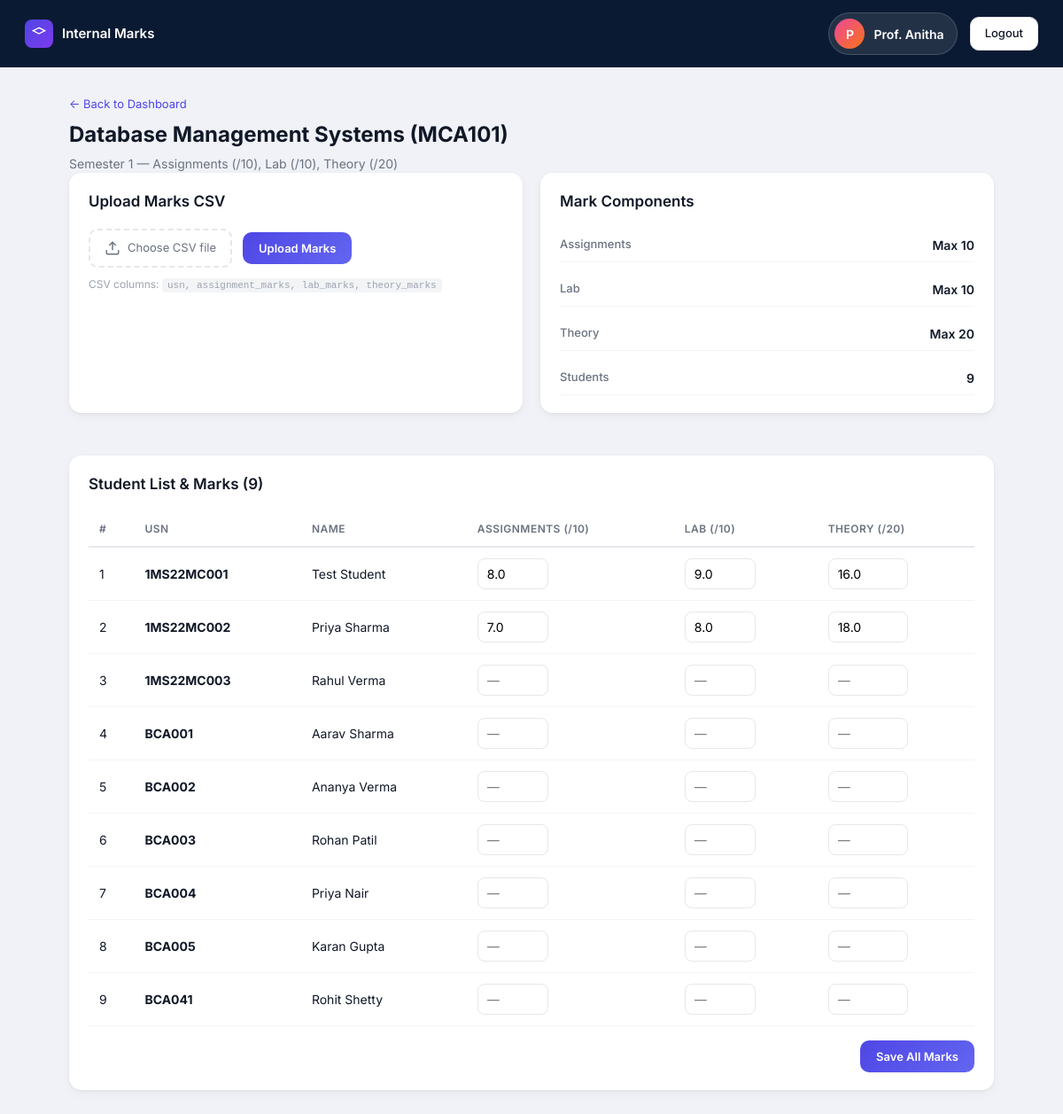
The app's page /faculty/subject/4/marks (signed in), older data.
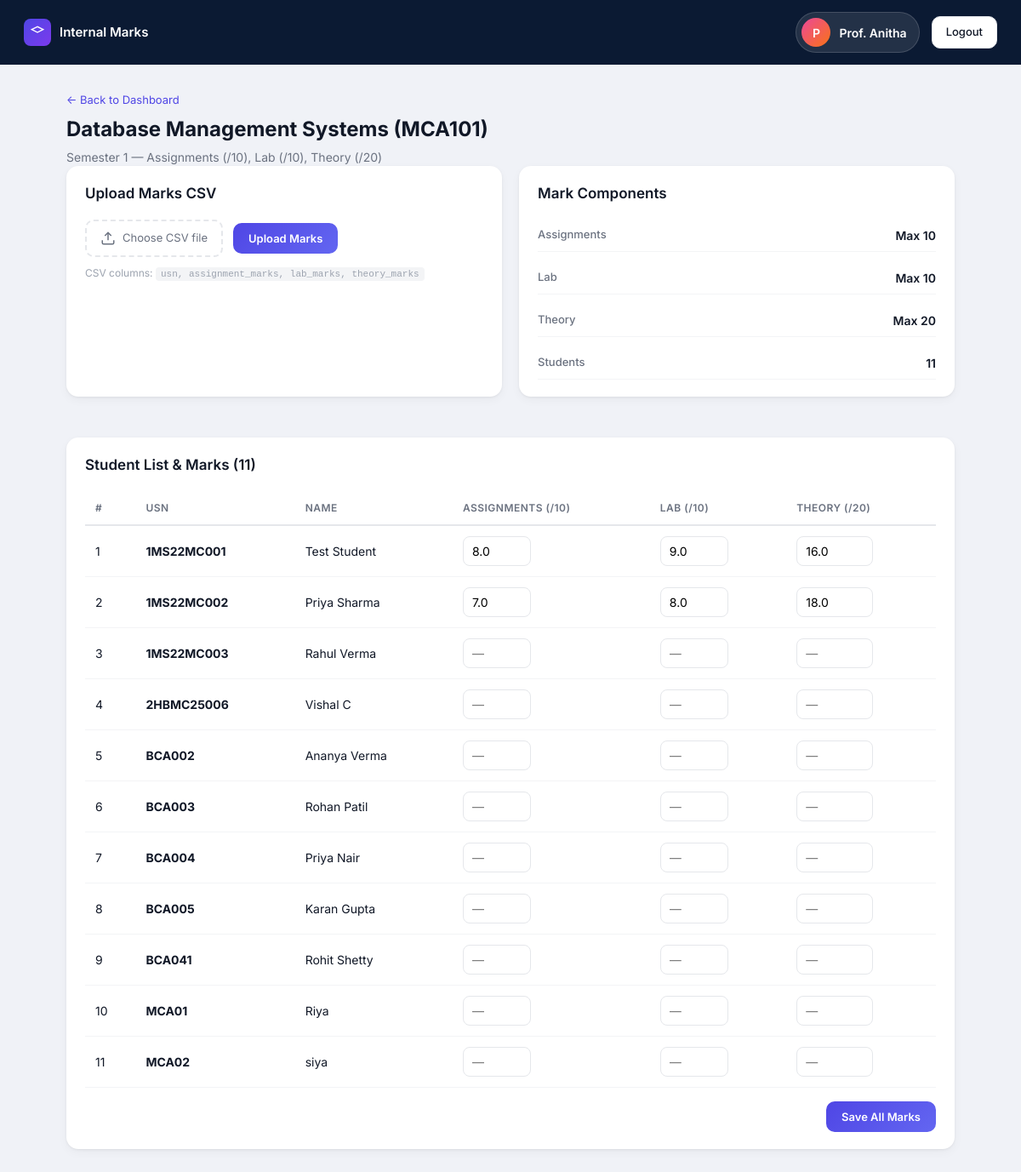
The same page, newer data.
### tables this page shows
CREATE TABLE marks (
            id INTEGER PRIMARY KEY AUTOINCREMENT,
            student_id INTEGER NOT NULL,
            subject_id INTEGER NOT NULL,
            marks REAL,
            updated_at TEXT NOT NULL, assignment_marks REAL, lab_marks REAL,
            UNIQUE(student_id, subject_id),
            FOREIGN KEY (student_id) REFERENCES students(id) ON DELETE CASCADE,
            FOREIGN KEY (subject_id) REFERENCES subjects(id) ON DELETE CASCADE
        );

CREATE TABLE students (
            id INTEGER PRIMARY KEY AUTOINCREMENT,
            usn TEXT UNIQUE NOT NULL,
            name TEXT NOT NULL,
            email TEXT NOT NULL,
            semester INTEGER NOT NULL DEFAULT 1,
            department TEXT NOT NULL DEFAULT 'MCA',
            password TEXT NOT NULL,
            created_at TEXT NOT NULL
        );

### app.py (the view, shortened to what this page needs)
@app.route("/faculty/subject/<int:subject_id>/marks", methods=["GET", "POST"])
@faculty_required
def faculty_subject_marks(subject_id):
    faculty_id = session["user_id"]
    if not db.faculty_owns_subject(faculty_id, subject_id):
        flash("You are not allocated to this subject.", "error")
        return redirect(url_for("faculty_dashboard"))
    subject = db.get_subject_by_id(subject_id)
    if not subject:
        flash("Subject not found.", "error")
        return redirect(url_for("faculty_dashboard"))
    students = db.get_students_for_subject(subject_id)
    return render_template(
        "faculty_subject_marks.html",
        faculty=db.get_faculty_by_id(faculty_id),
        subject=subject,
        students=students,
    )

### app.py (called while the page is built)
def faculty_required(f):
    @wraps(f)
    def decorated(*args, **kwargs):
        if not session.get("logged_in") or session.get("role") != "faculty":
            return redirect(url_for("faculty_login"))
        return f(*args, **kwargs)
    return decorated

### database.py (called while the page is built)
def get_faculty_by_id(faculty_id):
    stmt = select(faculties).where(faculties.c.id == faculty_id)
    with engine.connect() as conn:
        row = conn.execute(stmt).mappings().first()
    return dict(row) if row else None

def faculty_owns_subject(faculty_id, subject_id):
    stmt = select(allocations.c.id).where(and_(allocations.c.faculty_id == faculty_id, allocations.c.subject_id == subject_id))
    with engine.connect() as conn:
        row = conn.execute(stmt).first()
    return row is not None

def get_subject_by_id(subject_id):
    stmt = select(subjects).where(subjects.c.id == subject_id)
    with engine.connect() as conn:
        row = conn.execute(stmt).mappings().first()
    return dict(row) if row else None

### templates/faculty_subject_marks.html (shortened to what the changed rows need)
{% extends "base.html" %}
{% from "partials/flash.html" import flash_messages %}
{% block body %}
<div class="user-layout">
    <main class="user-main">
        <h1>{{ subject.name }} ({{ subject.code }})</h1>
        <div class="management-grid">
            <section class="panel">
                <div class="panel-header"><h2>Upload Marks CSV</h2></div>
            </section>
            <section class="panel info-panel">
                <div class="panel-header"><h2>Mark Components</h2></div>
                <div class="profile-details">
                    <div class="detail-row">
                        <span class="detail-label">Students</span>
                        <span class="detail-value">{{ students|length }}</span>
                    </div>
                </div>
            </section>
        </div>
        <section class="panel">
            <div class="panel-header">
                <h2>Student List & Marks ({{ students|length }})</h2>
            </div>
            {% if students %}
            <form method="POST">
                <div class="table-wrap">
                    <table class="data-table">
                        <thead>
                            <tr>
                                <th>#</th>
                                <th>USN</th>
                                <th>Name</th>
                                <th>Assignments (/10)</th>
                                <th>Lab (/10)</th>
                                <th>Theory (/20)</th>
                            </tr>
                        </thead>
                        <tbody>
                            {% for s in students %}
                            <tr>
                                <td>{{ loop.index }}</td>
                                <td><strong>{{ s.usn }}</strong></td>
                                <td>{{ s.name }}</td>
                                <td>
                                    <input type="number" name="assignment_{{ s.id }}" class="marks-input"
                                        min="0" max="10" step="0.5"
                                        value="{{ s.assignment_marks if s.assignment_marks is not none else '' }}" placeholder="—">
                                </td>
                                <td>
                                    <input type="number" name="lab_{{ s.id }}" class="marks-input"
                                        min="0" max="10" step="0.5"
                                        value="{{ s.lab_marks if s.lab_marks is not none else '' }}" placeholder="—">
                                </td>
                                <td>
                                    <input type="number" name="theory_{{ s.id }}" class="marks-input wide"
                                        min="0" max="20" step="0.5"
                                        value="{{ s.marks if s.marks is not none else '' }}" placeholder="—">
                                </td>
                            </tr>
                            {% endfor %}
                        </tbody>
                    </table>
                </div>
            </form>
            {% else %}
            <p class="empty-text">No students found for Semester {{ subject.semester }}.</p>
            {% endif %}
        </section>
    </main>
</div>
{% endblock %}

Row changes from the older to the newer data that the page shows:
removed students: usn "BCA001", name "Aarav Sharma"
added students: usn "2HBMC25006", name "Vishal C"
added students: usn "MCA01", name "Riya"
added students: usn "MCA02", name "siya"
Text that changed along with them:
{{ students|length }}: "9" → "11"
